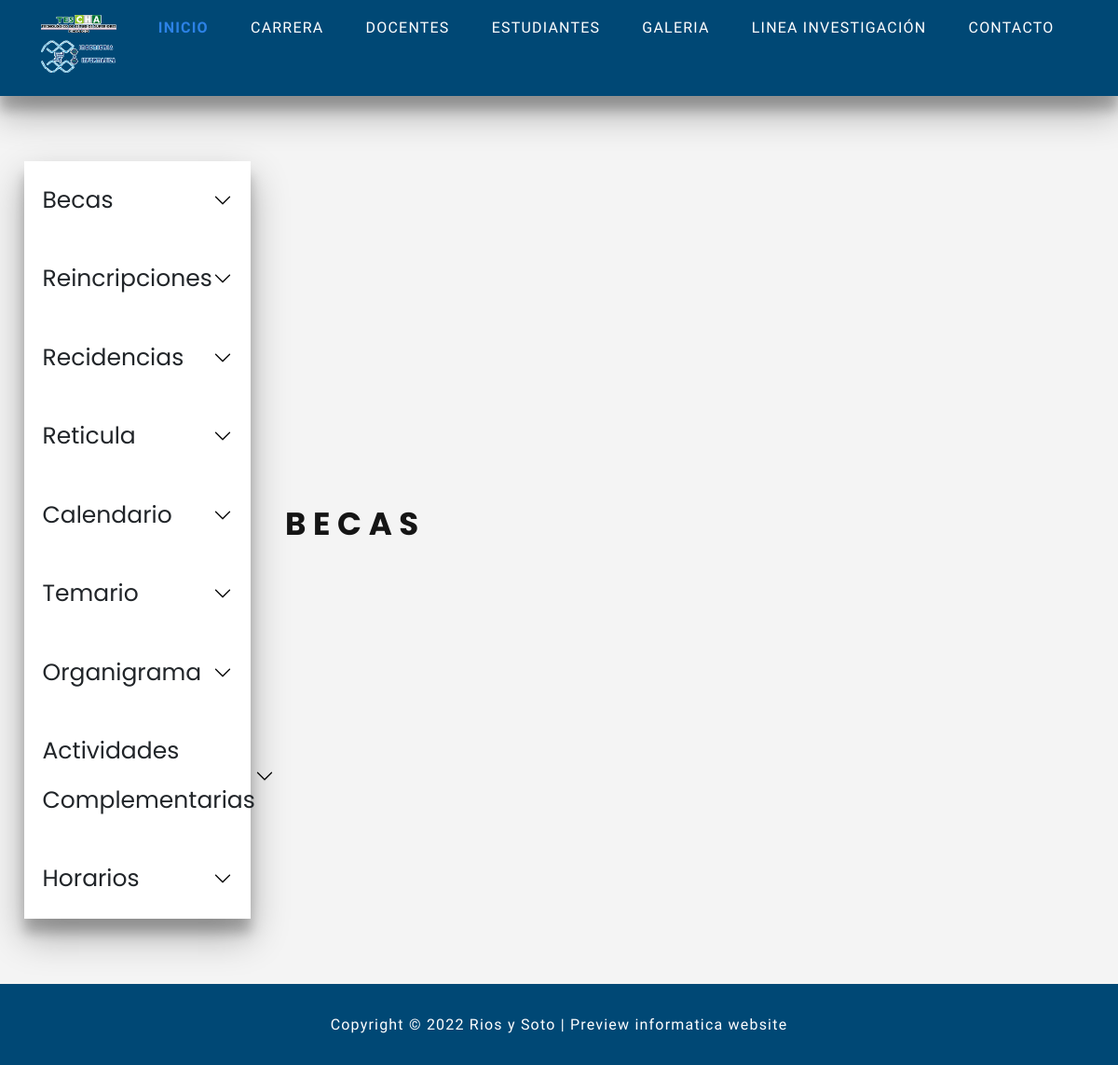
Screenshot of /route/Alumnos.php?Page=Becas with the database file from the repository.
### tables this page shows
CREATE TABLE `menu_alum` (
  `id` int(10) NOT NULL,
  `nombre` varchar(60) NOT NULL,
  `clave` varchar(60) NOT NULL
);

### route/Alumnos.php (called while the page is built)
<?php include_once "./../vistas/header/header.php"; ?>
<?php include_once "./../querys/QueryAlumnos.php"; ?>
<?php include "./../pages/doom/alumnos.php" ?>
<?php include_once "./../vistas/footer/footer.php"; ?>

### querys/QueryAlumnos.php (called while the page is built, shortened)
<?php
$objeto = new Conexion();
$conexion = $objeto->Conectar();
$buscarM = "SELECT * FROM menu_alum";
$resultadoM = $conexion->prepare($buscarM);
$resultadoM->execute();
$dataM=$resultadoM->fetchAll(PDO::FETCH_ASSOC);
?>

### pages/doom/menuAlum.php (the view, shortened to what this page needs)
<div class="col-3 acordinCont">
    <div class="accordion accordion-flush" id="accordionFlushExample">
        <?php foreach($dataM as $datM) { ?>
            <div class="accordion-item">
                <h2 class="accordion-header" id="panelsStayOpen-headingBecas">
                <button class="accordion-button collapsed" type="button" data-bs-toggle="collapse" data-bs-target="#<?php echo $datM['clave'] ?>" aria-expanded="false" aria-controls="panelsStayOpen-collapseBecas">
                    <?php echo $datM['nombre'] ?>
                </button>
                </h2>
            </div>
        <?php } ?>
    </div>
</div>

### css/default/main.css (style rules this page uses)
html, body, div, span, applet, object, iframe, h1, h2, h3, h4, h5, h6, p, blockquote, pre, a, abbr, acronym, address, big, cite, code, del, dfn, em, img, ins, kbd, q, s, samp, small, strike, strong, sub, sup, tt, var, b, u, i, center, dl, dt, dd, ol, ul, li, fieldset, form, label, legend, table, caption, tbody, tfoot, thead, tr, th, td, article, aside, canvas, details, embed, figure, figcaption, footer, header, hgroup, menu, nav, output, ruby, section, summary, time, mark, audio, video { margin: 0; padding: 0; border: 0; font-size: 100%; font: inherit; vertical-align: baseline; }
body { line-height: 1; }
body { -webkit-text-size-adjust: none; }
html { box-sizing: border-box; }
*, *:before, *:after { box-sizing: inherit; }
body { background: #2e3842; }
body, input, select, textarea { color: #fff; font-family: "Open Sans", Helvetica, sans-serif; font-size: 15pt; font-weight: 400; letter-spacing: 0.075em; line-height: 1.65em; }
@media screen and (max-width: 1680px) { body, input, select, textarea { font-size: 13pt; } }
@media screen and (max-width: 1280px) { body, input, select, textarea { font-size: 12pt; } }
h1, h2, h3, h4, h5, h6 { color: #fff; font-weight: 800; letter-spacing: 0.225em; line-height: 1em; margin: 0 0 1em 0; text-transform: uppercase; }
h2 { font-size: 1.35em; line-height: 1.75em; }
.row > * { box-sizing: border-box; }
@media screen and (max-width: 1680px) { .row > * { box-sizing: border-box; } }
@media screen and (max-width: 1280px) { .row > * { box-sizing: border-box; } }

### css/header/header.css (style rules this page uses)
body { font: 15px/1.5 Arial, Helvetica, sans-serif; padding: 0; margin: 0; background-color: #f4f4f4; }
body { font-family: "Lato", sans-serif; }
body.pancake { min-height: 100vh; }

### css/global.css (style rules this page uses)
h2,p { color: #fff !important; }
.accordion-item { border: none; }
.accordion { width: 90%; margin: auto; box-shadow: rgba(0, 0, 0, 0.3) 0px 19px 38px, rgba(0, 0, 0, 0.22) 0px 15px 12px; }
.accordion-button, .accordion-body { font-size: 25px; }

### librerias/css/gredients/granduer.css (style rules this page uses)
.primary_color, body, .post-meta ul li a { color: #858585; }
.heading_color, h1, h2, h3, h4, h5, h6, .btn-default, .screenshot-swiper .swiper-button-prev, .screenshot-swiper .swiper-container-rtl .swiper-button-next, .screenshot-swiper .swiper-button-next, .screenshot-swiper .swiper-container-rtl .swiper-button-prev, .blog-content h2, .blog-content .blog-meta, .single-blog-post { color: #151515; }

### rows the page displays
menu_alum: nombre "Becas"
menu_alum: nombre "Reincripciones"
menu_alum: nombre "Recidencias"
menu_alum: nombre "Reticula"
menu_alum: nombre "Calendario"
menu_alum: nombre "Temario"
menu_alum: nombre "Organigrama"
menu_alum: nombre "Actividades Complementarias"
menu_alum: nombre "Horarios"
